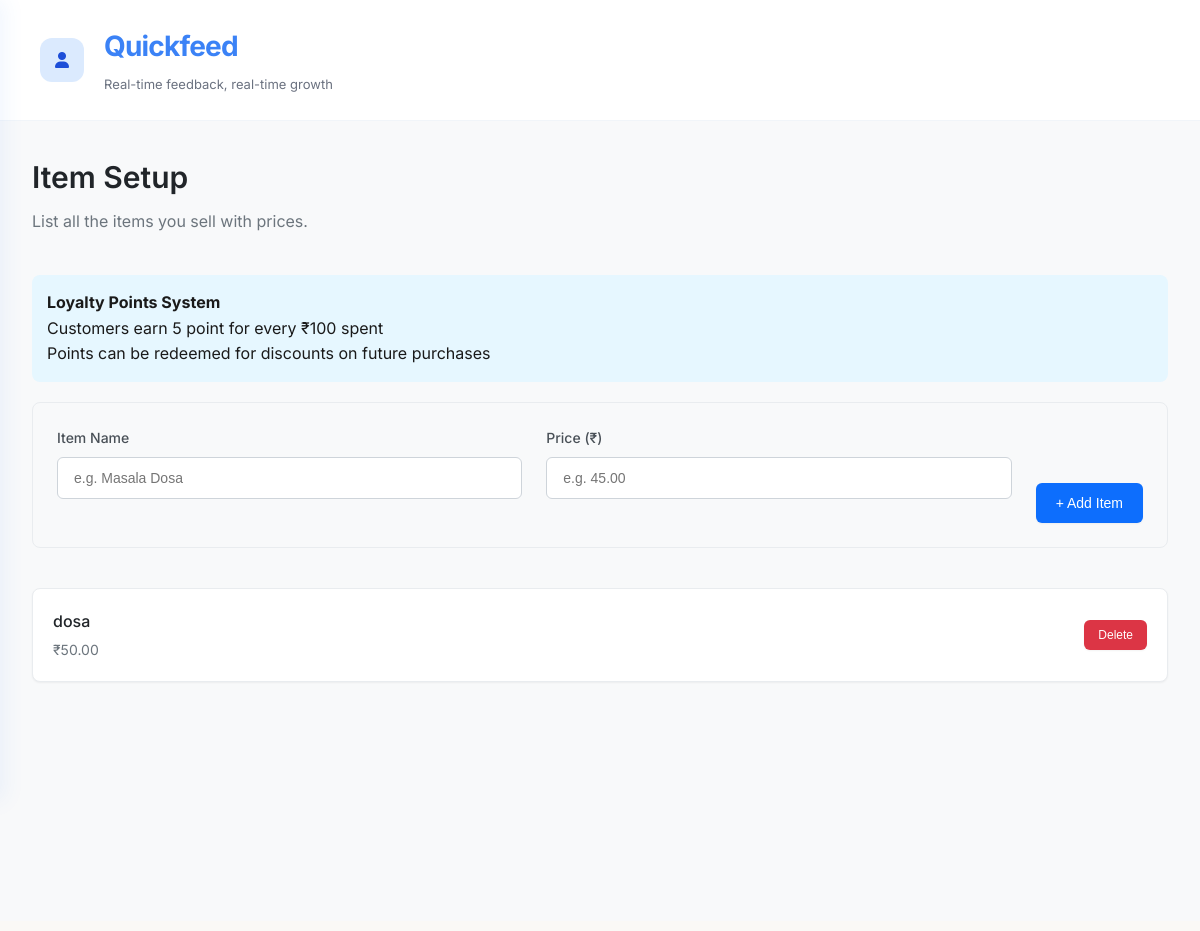
Page /dashboard/item-setup (signed in) on the earlier database version.
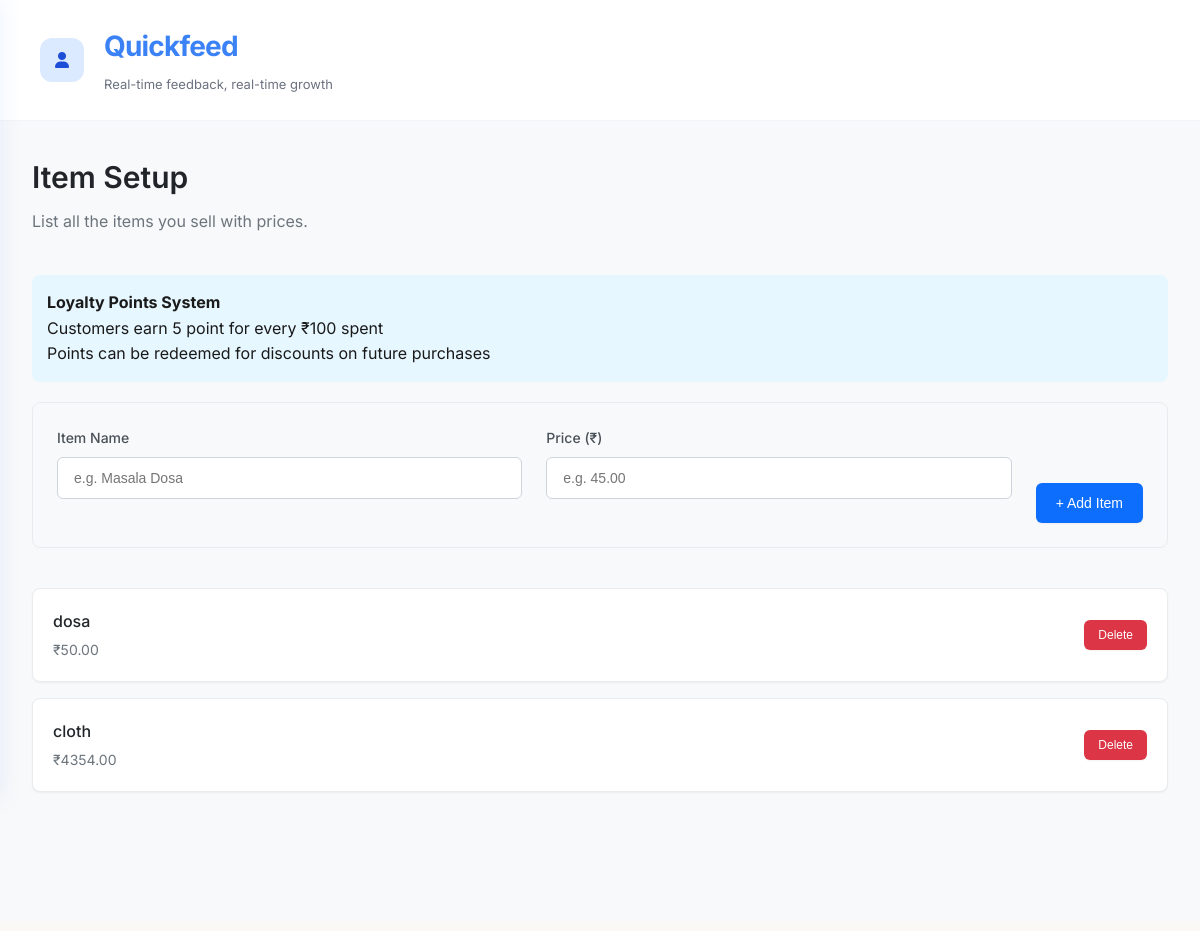
Same page on the later database version.
### web/models.py (models this page shows)
class Item(db.Model):
    __tablename__ = 'items'
    id = db.Column(db.Integer, primary_key=True)
    shopkeeper_id = db.Column(db.Integer, db.ForeignKey('shopkeepers.id'), nullable=False)
    name = db.Column(db.String(100), nullable=False)
    price = db.Column(db.Float, nullable=False)
    shopkeeper = db.relationship('Shopkeeper', backref=db.backref('items', lazy=True))

### web/routes.py (the view, shortened to what this page needs)
    def decorated_function(*args, **kwargs):
        try:
            if not current_user.is_authenticated:
                flash('Please log in to access this page.', 'warning')
                return redirect(url_for('auth.login'))
            shopkeeper = Shopkeeper.query.get(current_user.id)
            session['shopkeeper_id'] = shopkeeper.id
            session['shopkeeper_username'] = shopkeeper.username
            session['is_shopkeeper'] = True
            return f(*args, **kwargs)
        except Exception as e:
            print(f"Error in require_shopkeeper decorator: {e}")
            flash('An error occurred while verifying your account.', 'danger')
            return redirect(url_for('auth.login'))

### web/routes.py (called while the page is built, shortened)
def require_shopkeeper(f):
    def decorated_function(*args, **kwargs):
        try:
            if not current_user.is_authenticated:
                flash('Please log in to access this page.', 'warning')
                return redirect(url_for('auth.login'))
            shopkeeper = Shopkeeper.query.get(current_user.id)
            session['shopkeeper_id'] = shopkeeper.id
            session['shopkeeper_username'] = shopkeeper.username
            session['is_shopkeeper'] = True
            return f(*args, **kwargs)
        except Exception as e:
            print(f"Error in require_shopkeeper decorator: {e}")
            flash('An error occurred while verifying your account.', 'danger')
            return redirect(url_for('auth.login'))
    decorated_function.__name__ = f.__name__
    return decorated_function

@main.route('/dashboard/item-setup', methods=['GET'])
@login_required
@require_shopkeeper
def item_setup():
    items = Item.query.filter_by(shopkeeper_id=current_user.id).all()
    return render_template('setup.html', items=items)

### web/templates/setup.html (shortened to what this page needs)
{% extends "base.html" %}
{% block content %}
    <div class="main-content">
        <header class="header">
            <div class="header-left">
                <div class="menu-toggle" onclick="toggleSidebar()">
                    <i class="fas fa-user"></i>
                </div>
                <div class="brand-logo">
                    <h1>Quickfeed</h1>
                    <span class="brand-tagline">Real-time feedback, real-time growth</span>
                </div>
            </div>
        </header>
<div class="setup-container">
  <h1 class="setup-title">Item Setup</h1>
  <p class="setup-subtitle">List all the items you sell with prices.</p>
    <div class="points-info" style="background: #e6f7ff; padding: 15px; border-radius: 8px; margin-bottom: 20px;">
        <h4>Loyalty Points System</h4>
        <p>Customers earn 5 point for every ₹100 spent</p>
        <p>Points can be redeemed for discounts on future purchases</p>
    </div>
  <form action="{{ url_for('main.add_item') }}" method="POST" class="item-form">
    <div class="form-group">
      <label for="name">Item Name</label>
      <input type="text" name="name" id="name" required placeholder="e.g. Masala Dosa" />
    </div>
    <div class="form-group">
      <label for="price">Price (₹)</label>
      <input type="number" name="price" id="price" step="0.01" required placeholder="e.g. 45.00" />
    </div>
    <button type="submit" class="btn-add">+ Add Item</button>
  </form>
  <div class="item-list">
    {% if items %}
      {% for item in items %}
      <div class="item-card">
        <div class="item-info">
          <div class="item-name">{{ item.name }}</div>
          <div class="item-price">₹{{ '%.2f'|format(item.price) }}</div>
        </div>
        <form action="{{ url_for('main.delete_item', item_id=item.id) }}" method="POST">
          <button type="submit" class="btn-delete">Delete</button>
        </form>
      </div>
      {% endfor %}
    {% else %}
      <div class="empty-state">
        <p>No items added yet. Start by adding your first item.</p>
      </div>
    {% endif %}
  </div>
</div>
{% endblock %}

Differences in the rows shown:
added Item: name "cloth", price "4354.00"
